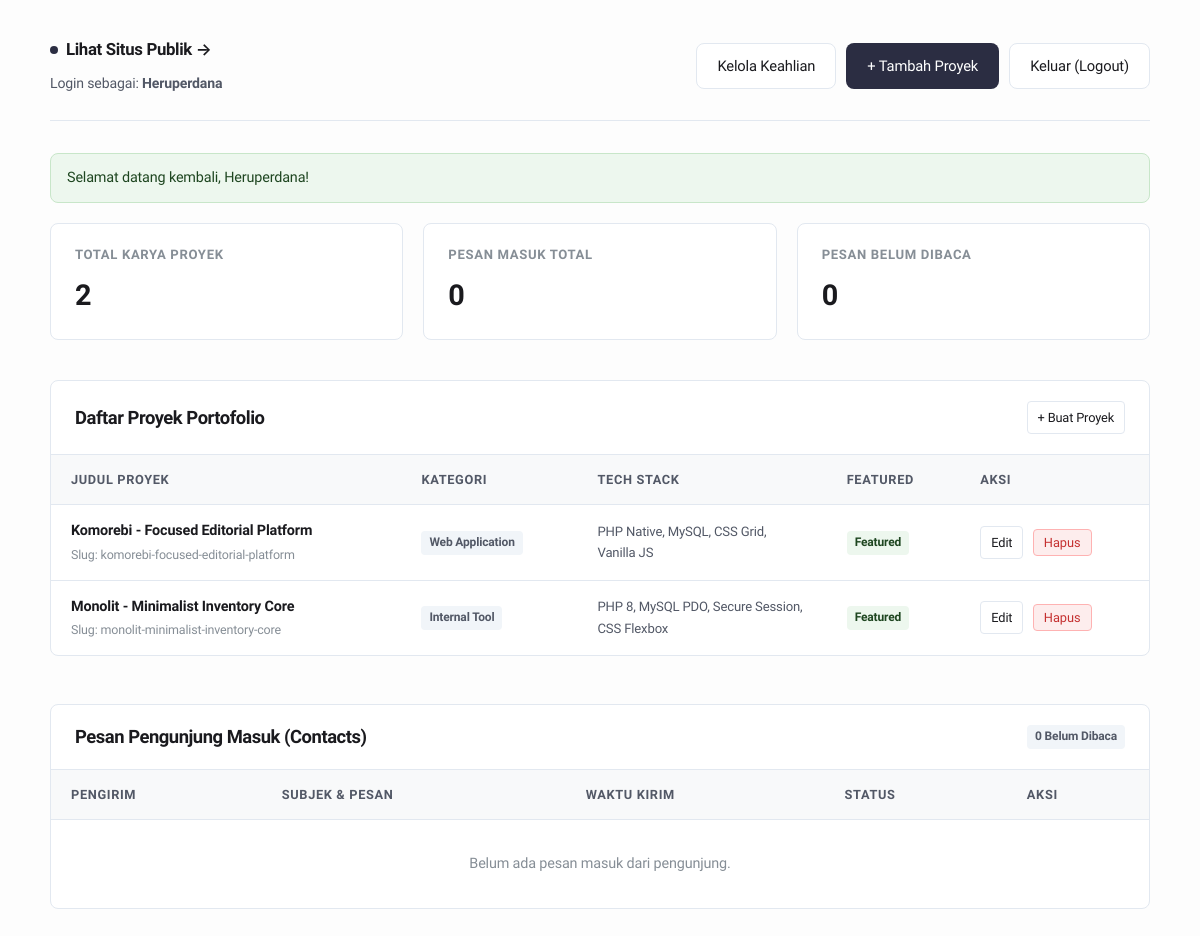
Page /admin/dashboard.php (signed in) on the committed database.
### tables this page shows
CREATE TABLE `projects` (
  `id` INT UNSIGNED AUTO_INCREMENT PRIMARY KEY,
  `title` VARCHAR(150) NOT NULL,
  `slug` VARCHAR(180) NOT NULL UNIQUE,
  `category` VARCHAR(60) NOT NULL DEFAULT 'Web Application',
  `excerpt` VARCHAR(255) NOT NULL,
  `description` TEXT NOT NULL,
  `tech_stack` VARCHAR(255) NOT NULL,  
  `image` VARCHAR(255) DEFAULT NULL,    
  `demo_url` VARCHAR(255) DEFAULT NULL,
  `github_url` VARCHAR(255) DEFAULT NULL,
  `featured` TINYINT(1) NOT NULL DEFAULT 0,
  `sort_order` INT NOT NULL DEFAULT 0,
  `created_at` DATETIME NOT NULL DEFAULT CURRENT_TIMESTAMP,
  `updated_at` DATETIME NOT NULL DEFAULT CURRENT_TIMESTAMP ON UPDATE CURRENT_TIMESTAMP,
  INDEX `idx_projects_slug` (`slug`),
  INDEX `idx_projects_sort` (`sort_order`, `created_at` DESC)
);

### includes/functions.php (called while the page is built, shortened)
<?php
function e(mixed $value): string
{
    return htmlspecialchars((string) $value, ENT_QUOTES | ENT_SUBSTITUTE, 'UTF-8');
}
function get_flash(): ?array
{
    if (isset($_SESSION['flash'])) {
        $flash = $_SESSION['flash'];
        return $flash;
    }
    return null;
}

### admin/dashboard.php (the view, shortened to what this page needs)
<?php
require_once __DIR__ . '/../includes/functions.php';
$pdo = getDB();
try {
    $projects = $pdo->query('
        SELECT * FROM `projects`
        ORDER BY `featured` DESC, `sort_order` ASC, `created_at` DESC
    ')->fetchAll();
    $contacts = $pdo->query('
        SELECT * FROM `contacts`
        ORDER BY `created_at` DESC
    ')->fetchAll();
    $unreadCount = 0;
} catch (PDOException $e) {
    error_log('[DASHBOARD DATA ERROR] ' . $e->getMessage());
    $projects = [];
    $contacts = [];
    $unreadCount = 0;
}
$flash = get_flash();
?>
<!DOCTYPE html>
<html lang="id">
<head>
    <link rel="stylesheet" href="../public/css/style.css">
</head>
<body>
    <div class="container dashboard-layout">
        <header class="dashboard-header">
            <div>
                <a href="../index.php" target="_blank" class="brand-link" style="margin-bottom: 6px;">
                    <span class="brand-dot"></span>
                    <span>Lihat Situs Publik &rarr;</span>
                </a>
                <div class="user-badge">
                    <span>Login sebagai: <strong><?= e($_SESSION['admin_username'] ?? 'Admin'); ?></strong></span>
                </div>
            </div>
            <div style="display: flex; gap: 10px; flex-wrap: wrap;">
                <a href="skills.php" class="btn btn-secondary">Kelola Keahlian</a>
                <a href="project-add.php" class="btn btn-primary">+ Tambah Proyek</a>
                <a href="logout.php" class="btn btn-secondary">Keluar (Logout)</a>
            </div>
        </header>
        <?php if ($flash): ?>
            <div class="alert alert-<?= ($flash['type'] === 'success') ? 'success' : 'error'; ?>">
                <?= e($flash['message']); ?>
            </div>
        <?php endif; ?>
        <div class="stats-grid">
            <div class="stat-card">
                <div class="stat-label">Total Karya Proyek</div>
                <div class="stat-value"><?= count($projects); ?></div>
            </div>
            <div class="stat-card">
                <div class="stat-label">Pesan Masuk Total</div>
                <div class="stat-value"><?= count($contacts); ?></div>
            </div>
            <div class="stat-card">
                <div class="stat-label">Pesan Belum Dibaca</div>
                <div class="stat-value" style="color: <?= ($unreadCount > 0) ? '#D97706' : 'var(--text-primary)'; ?>;">
                    <?= $unreadCount; ?>
                </div>
            </div>
        </div>
        <div class="table-card">
            <div class="table-header">
                <h2 class="table-title">Daftar Proyek Portofolio</h2>
                <a href="project-add.php" class="btn btn-secondary btn-sm">+ Buat Proyek</a>
            </div>
            <div class="table-responsive">
                <table>
                    <thead>
                        <tr>
                            <th>Judul Proyek</th>
                            <th>Kategori</th>
                            <th>Tech Stack</th>
                            <th>Featured</th>
                            <th>Aksi</th>
                        </tr>
                    </thead>
                    <tbody>
                        <?php if (!empty($projects)): ?>
                            <?php foreach ($projects as $p): ?>
                                <tr>
                                    <td>
                                        <strong><?= e($p['title']); ?></strong>
                                        <div style="font-size: 0.78rem; color: var(--text-muted); margin-top: 2px;">
                                            Slug: <?= e($p['slug']); ?>
                                        </div>
                                    </td>
                                    <td><span class="badge badge-subtle"><?= e($p['category']); ?></span></td>
                                    <td style="font-size: 0.82rem; color: var(--text-secondary); max-width: 200px;">
                                        <?= e($p['tech_stack']); ?>
                                    </td>
                                    <td>
                                        <?php if (!empty($p['featured'])): ?>
                                            <span class="badge badge-success">Featured</span>
                                        <?php else: ?>
                                            <span style="color: var(--text-muted); font-size: 0.8rem;">Biasa</span>
                                        <?php endif; ?>
                                    </td>
                                    <td style="white-space: nowrap;">
                                        <a href="project-edit.php?id=<?= (int) $p['id']; ?>" class="btn btn-secondary btn-sm" style="display: inline-block; margin-right: 6px;">
                                            Edit
                                        </a>
                                        <form action="dashboard.php" method="POST" onsubmit="return confirm('Apakah Anda yakin ingin menghapus proyek ini? Berkas gambar juga akan dibersihkan.');" style="display: inline;">
                                            <button type="submit" class="btn btn-danger btn-sm">Hapus</button>
                                        </form>
                                    </td>
                                </tr>
                            <?php endforeach; ?>
                        <?php endif; ?>
                    </tbody>
                </table>
            </div>
        </div>
        <div id="messages" class="table-card">
            <div class="table-header">
                <h2 class="table-title">Pesan Pengunjung Masuk (Contacts)</h2>
                <span class="badge <?= ($unreadCount > 0) ? 'badge-warning' : 'badge-subtle'; ?>">
                    <?= $unreadCount; ?> Belum Dibaca
                </span>
            </div>
            <div class="table-responsive">
                <table>
                    <thead>
                        <tr>
                            <th>Pengirim</th>
                            <th>Subjek &amp; Pesan</th>
                            <th>Waktu Kirim</th>
                            <th>Status</th>
                            <th>Aksi</th>
                        </tr>
                    </thead>
                    <tbody>
                        <?php if (!empty($contacts)): ?>
                            <?php foreach ($contacts as $c): ?>
                                <tr>
                                    <td>
                                        <strong><?= e($c['name']); ?></strong>
                                        <div style="font-size: 0.8rem; margin-top: 2px;">
                                            <a href="mailto:<?= e($c['email']); ?>" style="color: var(--text-secondary); text-decoration: underline;">
                                                <?= e($c['email']); ?>
                                            </a>
                                        </div>
                                    </td>
                                    <td>
                                        <div style="font-weight: 600; color: var(--text-primary); margin-bottom: 4px;">
                                            <?= e($c['subject']); ?>
                                        </div>
                                        <div class="msg-text"><?= e($c['message']); ?></div>
                                    </td>
                                    <td style="font-size: 0.8rem; color: var(--text-muted); white-space: nowrap;">
                                        <?= date('d M Y, H:i', strtotime($c['created_at'])); ?>
                                    </td>
                                    <td>
                                        <?php if ((int)$c['is_read'] === 1): ?>
                                            <span class="badge badge-subtle">Dibaca</span>
                                        <?php else: ?>
                                            <span class="badge badge-warning">Baru</span>
                                        <?php endif; ?>
                                    </td>
                                    <td style="white-space: nowrap;">
                                        <?php if ((int)$c['is_read'] === 0): ?>
                                            <form action="dashboard.php" method="POST" style="display: inline;">
                                                <?= csrf_field(); ?>
                                                <input type="hidden" name="action" value="mark_read">
                                                <input type="hidden" name="contact_id" value="<?= (int) $c['id']; ?>">
                                                <button type="submit" class="btn btn-secondary btn-sm">Tandai Dibaca</button>
                                            </form>
                                        <?php endif; ?>
                                        <form action="dashboard.php" method="POST" onsubmit="return confirm('Hapus pesan ini secara permanen?');" style="display: inline;">
                                            <?= csrf_field(); ?>
                                            <input type="hidden" name="action" value="delete_contact">
                                            <input type="hidden" name="contact_id" value="<?= (int) $c['id']; ?>">
                                            <button type="submit" class="btn btn-danger btn-sm">Hapus</button>
                                        </form>
                                    </td>
                                </tr>
                            <?php endforeach; ?>
                        <?php else: ?>
                            <tr>
                                <td colspan="5" style="text-align: center; color: var(--text-muted); padding: 32px;">
                                    Belum ada pesan masuk dari pengunjung.
                                </td>
                            </tr>
                        <?php endif; ?>
                    </tbody>
                </table>
            </div>
        </div>
    </div>
</body>
</html>

### public/css/style.css (style rules this page uses)
:root { --bg-main: #fdfdfd; --bg-surface: #ffffff; --bg-subtle: #f8f9fa; --bg-muted: #f1f5f9; --text-primary: #1a1a1e; --text-secondary: #525866; --text-muted: #868e96; --border-soft: #e2e8f0; --border-hover: #cbd5e1; --accent: #2b2d42; --accent-hover: #1a1a1e; --accent-tint: #eef2f6; --state-success-bg: #edf7ee; --state-success-text: #1e4620; --state-success-border: #c8e6c9; --state-error-bg: #fdeded; --state-error-text: #5f2120; --state-error-border: #ffcdd2; --font-sans: "Plus Jakarta Sans", -apple-system, BlinkMacSystemFont, "Segoe UI", Roboto, sans-serif; --font-mono: ui-monospace, "SFMono-Regular", Consolas, monospace; --max-width: 1100px; --radius-sm: 4px; --radius-md: 8px; --radius-lg: 12px; --transition: 0.2s ease; }
*, *::before, *::after { box-sizing: border-box; margin: 0; padding: 0; }
html { scroll-behavior: smooth; font-size: 16px; -webkit-font-smoothing: antialiased; -moz-osx-font-smoothing: grayscale; overflow-x: hidden; }
body { background-color: var(--bg-main); color: var(--text-primary); font-family: var(--font-sans); line-height: 1.65; letter-spacing: -0.01em; overflow-x: hidden; width: 100%; min-height: 100vh; }
a { color: inherit; text-decoration: none; transition: color var(--transition); }
button, input, textarea, select { font-family: inherit; font-size: inherit; }
h2 { font-size: clamp(1.45rem, 3.8vw, 2rem); line-height: 1.28; letter-spacing: -0.025em; font-weight: 600; word-break: normal; overflow-wrap: break-word; }
.container { width: 100%; max-width: var(--max-width); margin: 0 auto; padding: 0 1.25rem; }
.brand-link { display: flex; align-items: center; gap: 8px; font-weight: 600; font-size: 1.05rem; letter-spacing: -0.02em; color: var(--text-primary); white-space: nowrap; }
.brand-dot { width: 8px; height: 8px; border-radius: 50%; background-color: var(--accent); flex-shrink: 0; }
.btn { display: inline-flex; align-items: center; justify-content: center; gap: 8px; font-size: 0.92rem; font-weight: 500; padding: 10px 20px; border-radius: var(--radius-md); cursor: pointer; transition: all var(--transition); border: 1px solid transparent; text-align: center; white-space: nowrap; }
.btn-primary { background-color: var(--accent); color: #ffffff; }
.btn-secondary { background-color: var(--bg-surface); color: var(--text-primary); border-color: var(--border-soft); }
.alert { padding: 12px 16px; border-radius: var(--radius-md); font-size: 0.9rem; margin-bottom: 20px; display: flex; align-items: center; gap: 10px; }
.alert-success { background-color: var(--state-success-bg); color: var(--state-success-text); border: 1px solid var(--state-success-border); }

### rows in the picture
projects: title "Komorebi - Focused Editorial Platform", slug "komorebi-focused-editorial-platform", category "Web Application", tech_stack "PHP Native, MySQL, CSS Grid, Vanilla JS", featured "Featured"
projects: title "Monolit - Minimalist Inventory Core", slug "monolit-minimalist-inventory-core", category "Internal Tool", tech_stack "PHP 8, MySQL PDO, Secure Session, CSS Flexbox", featured "Featured"

### other values in the picture
$_SESSION['admin_username'] "Heruperdana"
$flash['message'] "Selamat datang kembali, Heruperdana!"
count($projects) "2"
count($contacts) "0"
$unreadCount "0"
